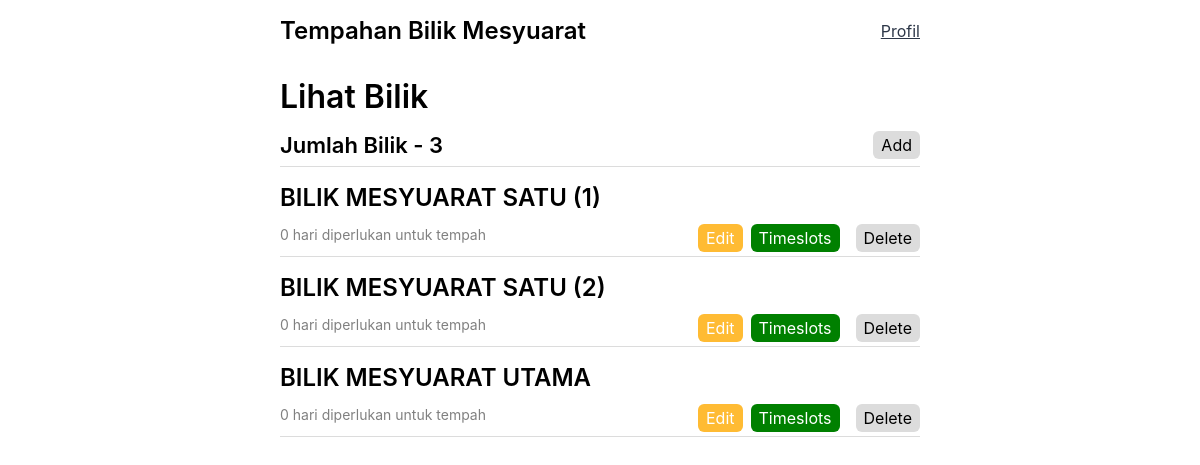
The page /tempah/manage/rooms (signed in) on the database as committed earlier.
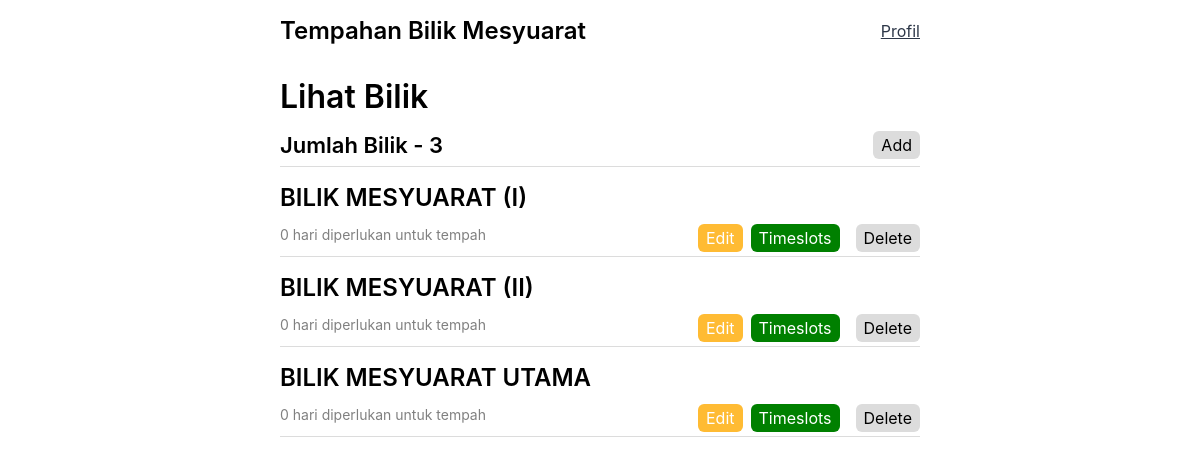
The same page on the database as committed later.
### booking/models.py (models this page shows, shortened)
class Room(models.Model):
    name = models.CharField(max_length=30)
    advance_booking = models.IntegerField()
    booked = models.BooleanField(default=False)
    USERNAME_FIELD = "name"
    class Meta:
        ordering = ["name"]
        verbose_name = "Bilik"
        verbose_name_plural = "Bilik"

### booking/views.py (the view)
# urls.py: path("manage/rooms", views.viewRooms, name="view-rooms"),
@staff_member_required
def viewRooms(request):
    rooms = Room.objects.all()
    total_rooms = len(rooms)
    context = {"rooms": rooms, "total_rooms": total_rooms}
    return render(request, "booking/view_rooms.html", context)

### booking/models.py (called while the page is built)
    @property
    def is_staff(self):
        return self.staff

### booking/templates/booking/view_rooms.html (shortened to what this page needs)
  {% extends 'layout.html' %}
  {% block content %}
  {% if user.staff or user.admin %}
  <div class="rooms-wrapper">
    <h1>Lihat Bilik</h1>
    {% if not rooms %}
    <div class="info-wrapper">
      <p class="info">Tiada Bilik Dijumpai!</p>
    </div>
    {% else %}
    <div class="view-rooms-sub">
      <div class="total-rooms">
        <h3>Jumlah Bilik - {{total_rooms}}</h3>
      </div>
      <div>
        <a href="{% url 'add-rooms' %}" class="btn btn-lg btn-tertiary">Add</a>
      </div>
    </div>
    {% for room in rooms %}
    <div class="room-wrapper">
      <div class="room-header">
        <span><h2>{{room.name}}</h2></span>
      </div>
      <div class="room-body">
        <div>
          <div>
            <p class="advance">
              {{room.advance_booking}} hari diperlukan untuk tempah
            </p>
          </div>
        </div>
        <div class="room-btn-wrapper">
          <div>
            <a
              class="btn btn-secondary btn-md"
              href="{% url 'update-room' room.id %}"
              >Edit</a
            >
          </div>
          <div>
            <a
              class="btn btn-primary btn-md"
              href="{% url 'view-timeslots' room.id %}"
              >Timeslots</a
            >
          </div>
          <div>
            <a
              class="btn btn-tertiary btn-md"
              href="{% url 'delete-room' room.id %}"
              >Delete</a
            >
          </div>
        </div>
      </div>
    </div>
    {% endfor %} {% endif %}
  </div>
  {% else %}
  <h2>Access Denied!</h2>
  {% endif %} {% endblock content %}

Rows that differ between the two databases and show on the page:
removed Room: name "BILIK MESYUARAT SATU (1)", advance_booking "0"
changed Room: name "BILIK MESYUARAT SATU (2)" → "BILIK MESYUARAT (I)"
added Room: name "BILIK MESYUARAT (II)", advance_booking "0"
